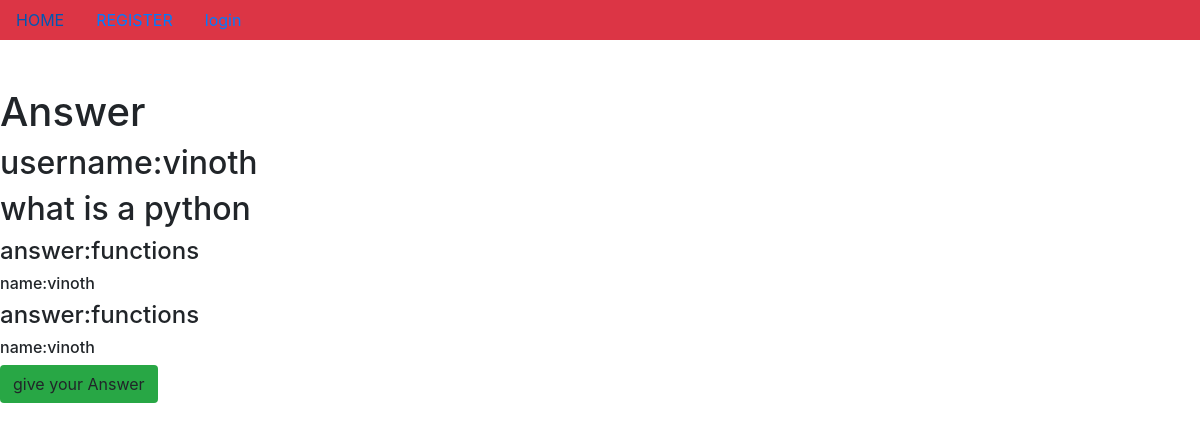
The app's page /23/ with its own data.
### app/models.py (models this page shows, shortened)
class Question(models.Model):
    username=models.ForeignKey(User,on_delete=models.CASCADE)
    question=models.CharField(max_length=200)

class Allanswer(models.Model):
    username=models.ForeignKey(User,on_delete=models.CASCADE)
    question=models.ForeignKey(Question,on_delete=models.CASCADE,related_name='allans')
    answer=models.CharField(max_length=100)

### app/views.py (the view)
# urls.py: re_path('(?P<pk>\d+)/',Questiondetail.as_view(),name='Questiondetail'),
class Questiondetail(DetailView):
    model=Question
    context_object_name='qu'

### template/app/question_detail.html (shortened to what this page needs)
{% extends 'app/dummy.html' %}
{% block body_block %}
    <h1>Answer</h1>
    <h2>username:{{qu.username}}</h2>
    <h2>{{qu.question}}</h2>
    {% for x in qu.allans.all %}
    <h4>answer:{{x.answer}}</h4>
    <h6>name:{{x.username}}</h6>
    {% endfor %}
    <a href="{% url 'answers'%}" class="btn bg-success">give your Answer</a>
{% endblock %}

### records on screen
Question: username "vinoth", question "what is a python"
Allanswer: answer "functions", username "vinoth"
Allanswer: answer "functions", username "vinoth"
